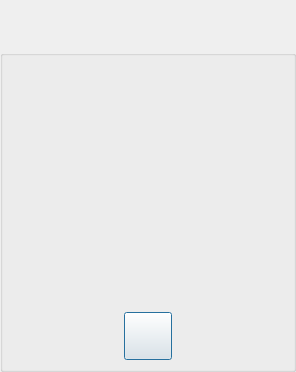
<?xml version="1.0" encoding="UTF-8"?>
<ui version="4.0">
 <class>ActivityGenerateHashUi</class>
 <widget class="QDialog" name="ActivityGenerateHashUi">
  <property name="windowModality">
   <enum>Qt::ApplicationModal</enum>
  </property>
  <property name="geometry">
   <rect>
    <x>0</x>
    <y>0</y>
    <width>296</width>
    <height>372</height>
   </rect>
  </property>
  <property name="windowTitle">
   <string>Generate Hash</string>
  </property>
  <property name="windowOpacity">
   <double>1.000000000000000</double>
  </property>
  <property name="toolTip">
   <string/>
  </property>
  <layout class="QVBoxLayout" name="verticalLayout">
   <property name="spacing">
    <number>0</number>
   </property>
   <property name="leftMargin">
    <number>0</number>
   </property>
   <property name="topMargin">
    <number>0</number>
   </property>
   <property name="rightMargin">
    <number>0</number>
   </property>
   <property name="bottomMargin">
    <number>0</number>
   </property>
   <item>
    <widget class="TitleBarWidget" name="m_TitleBarWidget" native="true">
     <property name="sizePolicy">
      <sizepolicy hsizetype="Preferred" vsizetype="Preferred">
       <horstretch>0</horstretch>
       <verstretch>0</verstretch>
      </sizepolicy>
     </property>
     <property name="minimumSize">
      <size>
       <width>0</width>
       <height>50</height>
      </size>
     </property>
     <property name="maximumSize">
      <size>
       <width>16777215</width>
       <height>130</height>
      </size>
     </property>
     <layout class="QHBoxLayout" name="horizontalLayout">
      <property name="spacing">
       <number>2</number>
      </property>
      <property name="leftMargin">
       <number>5</number>
      </property>
      <property name="topMargin">
       <number>2</number>
      </property>
      <property name="rightMargin">
       <number>5</number>
      </property>
      <property name="bottomMargin">
       <number>2</number>
      </property>
     </layout>
    </widget>
   </item>
   <item>
    <widget class="QGroupBox" name="m_ItemsGroupBox">
     <property name="sizePolicy">
      <sizepolicy hsizetype="Preferred" vsizetype="Expanding">
       <horstretch>0</horstretch>
       <verstretch>0</verstretch>
      </sizepolicy>
     </property>
     <property name="minimumSize">
      <size>
       <width>0</width>
       <height>0</height>
      </size>
     </property>
     <property name="title">
      <string/>
     </property>
     <layout class="QVBoxLayout" name="verticalLayout_2">
      <item>
       <widget class="QLabel" name="m_StatusMsgLabel">
        <property name="sizePolicy">
         <sizepolicy hsizetype="Expanding" vsizetype="Preferred">
          <horstretch>0</horstretch>
          <verstretch>0</verstretch>
         </sizepolicy>
        </property>
        <property name="text">
         <string/>
        </property>
       </widget>
      </item>
      <item>
       <widget class="QLabel" name="m_BodyTextLabel">
        <property name="sizePolicy">
         <sizepolicy hsizetype="Preferred" vsizetype="Expanding">
          <horstretch>0</horstretch>
          <verstretch>0</verstretch>
         </sizepolicy>
        </property>
        <property name="text">
         <string/>
        </property>
        <property name="alignment">
         <set>Qt::AlignCenter</set>
        </property>
        <property name="wordWrap">
         <bool>true</bool>
        </property>
       </widget>
      </item>
      <item>
       <layout class="QHBoxLayout" name="horizontalLayout_2">
        <item>
         <widget class="VxPushButton" name="m_CancelButton">
          <property name="sizePolicy">
           <sizepolicy hsizetype="Minimum" vsizetype="Fixed">
            <horstretch>0</horstretch>
            <verstretch>0</verstretch>
           </sizepolicy>
          </property>
          <property name="minimumSize">
           <size>
            <width>48</width>
            <height>48</height>
           </size>
          </property>
          <property name="maximumSize">
           <size>
            <width>48</width>
            <height>48</height>
           </size>
          </property>
          <property name="text">
           <string notr="true"/>
          </property>
          <property name="iconSize">
           <size>
            <width>48</width>
            <height>48</height>
           </size>
          </property>
         </widget>
        </item>
       </layout>
      </item>
     </layout>
    </widget>
   </item>
   <item>
    <widget class="BottomBarWidget" name="m_BottomBarWidget" native="true">
     <property name="sizePolicy">
      <sizepolicy hsizetype="Expanding" vsizetype="Minimum">
       <horstretch>0</horstretch>
       <verstretch>0</verstretch>
      </sizepolicy>
     </property>
     <property name="minimumSize">
      <size>
       <width>30</width>
       <height>0</height>
      </size>
     </property>
     <property name="autoFillBackground">
      <bool>true</bool>
     </property>
    </widget>
   </item>
  </layout>
 </widget>
 <customwidgets>
  <customwidget>
   <class>TitleBarWidget</class>
   <extends>QWidget</extends>
   <header>TitleBarWidget.h</header>
   <container>1</container>
  </customwidget>
  <customwidget>
   <class>BottomBarWidget</class>
   <extends>QWidget</extends>
   <header location="global">BottomBarWidget.h</header>
   <container>1</container>
  </customwidget>
  <customwidget>
   <class>VxPushButton</class>
   <extends>QPushButton</extends>
   <header>VxPushButton.h</header>
  </customwidget>
 </customwidgets>
 <resources/>
 <connections/>
</ui>
